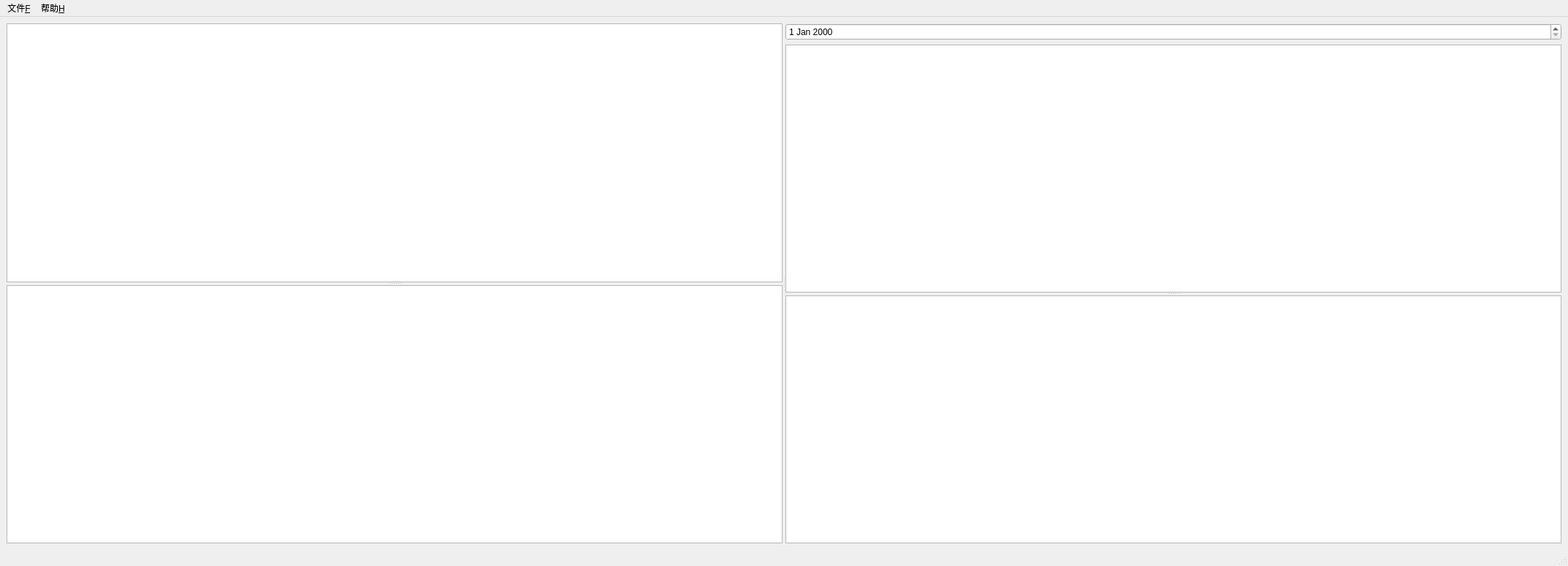
<?xml version="1.0" encoding="UTF-8"?>
<ui version="4.0">
 <class>MainWindow</class>
 <widget class="QMainWindow" name="MainWindow">
  <property name="geometry">
   <rect>
    <x>0</x>
    <y>0</y>
    <width>2144</width>
    <height>774</height>
   </rect>
  </property>
  <property name="minimumSize">
   <size>
    <width>1024</width>
    <height>768</height>
   </size>
  </property>
  <property name="windowTitle">
   <string>MainWindow</string>
  </property>
  <widget class="QWidget" name="centralwidget">
   <layout class="QGridLayout" name="gridLayout">
    <item row="0" column="0">
     <widget class="QSplitter" name="splitter_3">
      <property name="orientation">
       <enum>Qt::Horizontal</enum>
      </property>
      <widget class="QSplitter" name="splitter">
       <property name="orientation">
        <enum>Qt::Vertical</enum>
       </property>
       <widget class="QTableWidget" name="tableWidget_2">
        <property name="minimumSize">
         <size>
          <width>100</width>
          <height>0</height>
         </size>
        </property>
       </widget>
       <widget class="QTableWidget" name="tableWidget_3">
        <property name="minimumSize">
         <size>
          <width>100</width>
          <height>80</height>
         </size>
        </property>
       </widget>
      </widget>
      <widget class="QWidget" name="layoutWidget">
       <layout class="QVBoxLayout" name="verticalLayout">
        <item>
         <layout class="QHBoxLayout" name="horizontalLayout">
          <item>
           <widget class="QDateEdit" name="dateEdit"/>
          </item>
         </layout>
        </item>
        <item>
         <widget class="QSplitter" name="splitter_2">
          <property name="orientation">
           <enum>Qt::Vertical</enum>
          </property>
          <widget class="QTableWidget" name="tableWidget">
           <property name="minimumSize">
            <size>
             <width>100</width>
             <height>80</height>
            </size>
           </property>
          </widget>
          <widget class="QTextEdit" name="textEdit">
           <property name="minimumSize">
            <size>
             <width>100</width>
             <height>80</height>
            </size>
           </property>
          </widget>
         </widget>
        </item>
       </layout>
      </widget>
     </widget>
    </item>
   </layout>
  </widget>
  <widget class="QMenuBar" name="menubar">
   <property name="geometry">
    <rect>
     <x>0</x>
     <y>0</y>
     <width>2144</width>
     <height>26</height>
    </rect>
   </property>
   <widget class="QMenu" name="menu_F">
    <property name="title">
     <string>文件&amp;F</string>
    </property>
    <addaction name="action_4"/>
   </widget>
   <widget class="QMenu" name="menu_H">
    <property name="title">
     <string>帮助&amp;H</string>
    </property>
    <addaction name="action"/>
    <addaction name="action_2"/>
   </widget>
   <addaction name="menu_F"/>
   <addaction name="menu_H"/>
  </widget>
  <widget class="QStatusBar" name="statusbar"/>
  <action name="action">
   <property name="text">
    <string>版本</string>
   </property>
  </action>
  <action name="action_2">
   <property name="text">
    <string>使用前必读</string>
   </property>
  </action>
  <action name="action_4">
   <property name="text">
    <string>退出</string>
   </property>
  </action>
 </widget>
 <resources/>
 <connections/>
</ui>
